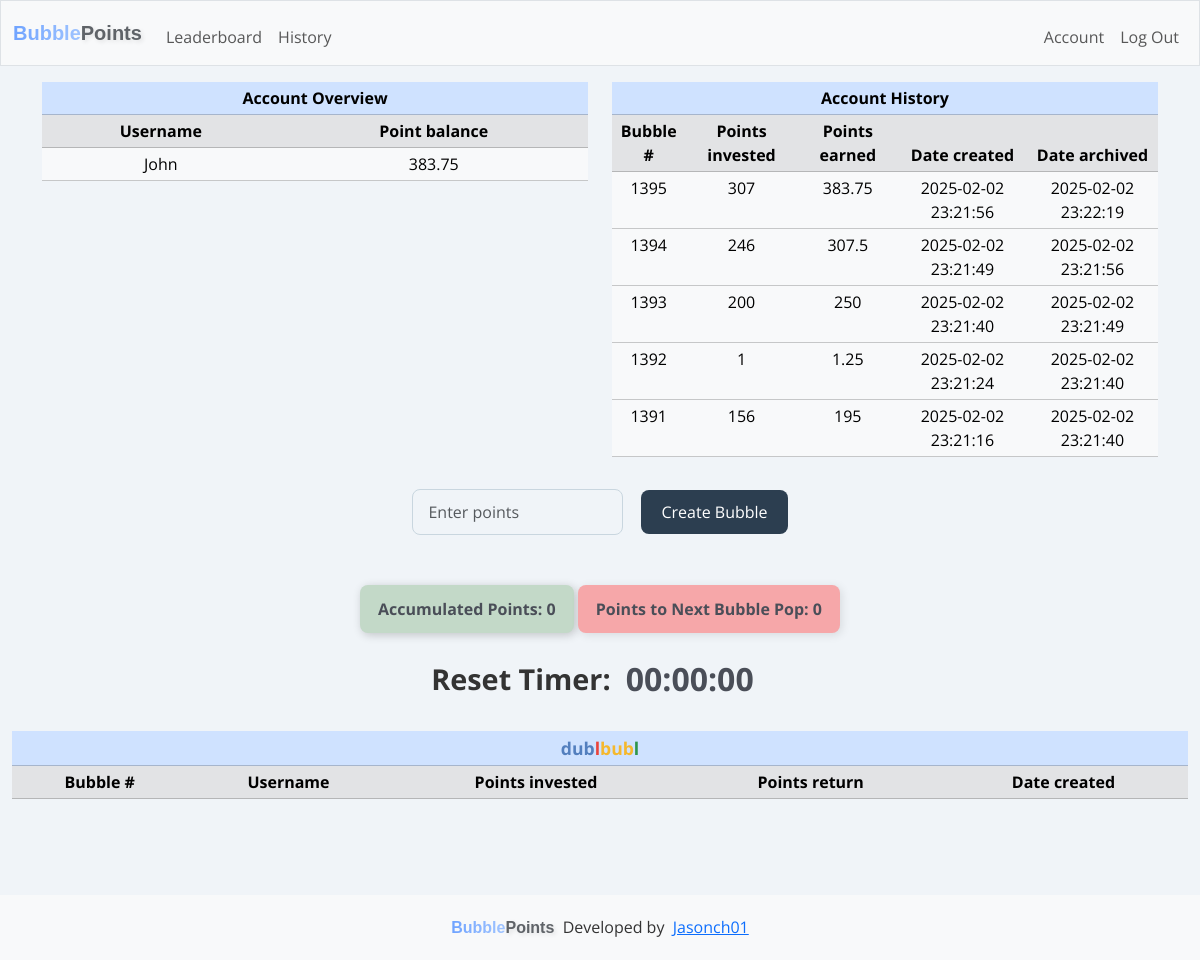
The app's page / (signed in), older data.
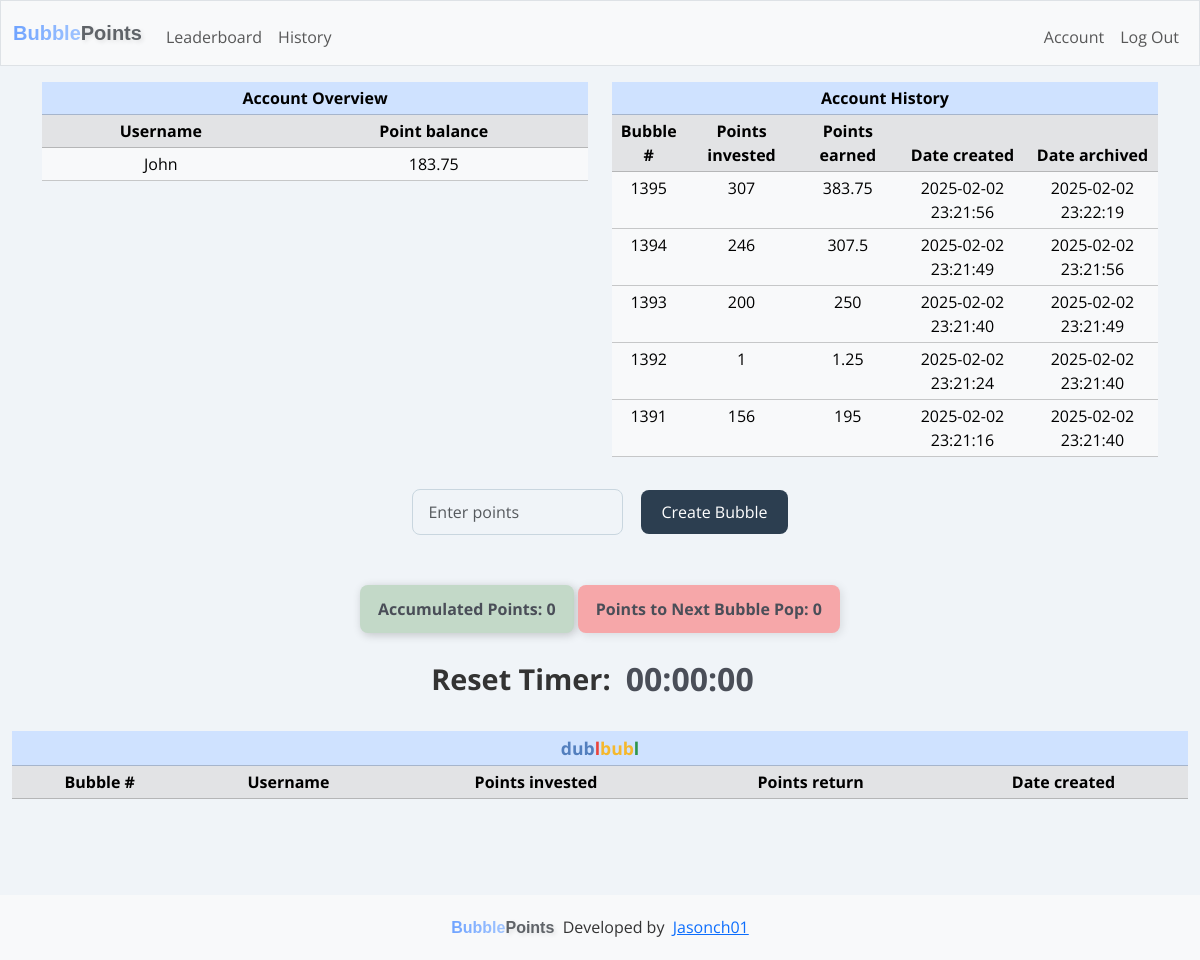
The same page, newer data.
### tables this page shows
CREATE TABLE users (
        id INTEGER PRIMARY KEY AUTOINCREMENT NOT NULL,
        username TEXT NOT NULL,
        hash TEXT NOT NULL,
        points INTEGER NOT NULL DEFAULT 1000,
        total_points_earned INTEGER NOT NULL DEFAULT 0,
        email TEXT UNIQUE
    );

CREATE TABLE dublbubl_history (
        history_id INTEGER PRIMARY KEY AUTOINCREMENT NOT NULL,
        user_id INTEGER NOT NULL,
        username TEXT NOT NULL,       
        row_id INTEGER NOT NULL,
        creator_id INTEGER NOT NULL,
        creator_username TEXT NOT NULL,
        points_in INTEGER NOT NULL,
        points_out INTEGER NOT NULL,
        date_created TEXT NOT NULL,
        date_archived TEXT NOT NULL
    );

CREATE TABLE points_tracker (
            tracker_id INTEGER PRIMARY KEY AUTOINCREMENT NOT NULL,
            current_points_in INTEGER NOT NULL,
            date_created TEXT NOT NULL        
        );

### app.py (the view)
@app.route("/", methods=["GET", "POST"])
def index():
    start_timer()
    try:
        dublbubl = cur.execute("SELECT * FROM dublbubl").fetchall()
        rows_per_page = 20
        page = request.args.get("page", 1, type=int)
        offset = (page - 1) * rows_per_page
        dublbubl = cur.execute("""
            SELECT * FROM dublbubl
            ORDER BY row_id ASC
            LIMIT ? OFFSET ?
        """, (rows_per_page, offset)).fetchall()
        total_rows = cur.execute("SELECT COUNT(*) FROM dublbubl").fetchone()[0]
        total_pages = (total_rows + rows_per_page - 1) // rows_per_page
        current_points_in = cur.execute("SELECT current_points_in FROM points_tracker").fetchone()
        oldest_row_points_out = cur.execute("SELECT points_out FROM dublbubl ORDER BY row_id ASC LIMIT 1").fetchone()
        user_id = session.get("user_id")
        if user_id:
            user = cur.execute("SELECT * FROM users WHERE id = ?", (user_id,)).fetchall()
            user_history = cur.execute("SELECT * FROM dublbubl_history WHERE creator_id = ? ORDER BY row_id DESC LIMIT 5", (user_id,)).fetchall()
        else:
            user = None
            user_history = None
    except sqlite3.OperationalError as e:
        print("Error: dublbubl_history table does not exist, creating it.")
        init_db()
    if current_points_in is None or oldest_row_points_out is None:
        print("Error: current_points_in or oldest_row_points_out is None.")
        points_in_required = 0  # Default value
    else:
        points_in_required = oldest_row_points_out[0] - current_points_in[0]
    socketio.emit("update_points_info", {
        "current_points_in": current_points_in[0],  # Emitting the actual points_in value
        "points_in_required": points_in_required  # Emitting the calculated points_in_required
    })  # Broadcasts to all connected clients
    points = request.form.get("points")
    current_date = datetime.datetime.now().strftime("%Y-%m-%d %H:%M:%S")
    message = None
    if request.method == "POST":
        if user_id is None:
            return render_template("login.html", message="You must be logged in to create a bubble")
        if not points:
            return render_template("index.html", message="No points entered",
                           current_points_in=current_points_in, points_in_required=points_in_required, user=user,
                           user_history=user_history, page=page, total_rows=total_rows, total_pages=total_pages)
        try:
            points = int(points)
        except ValueError:
            return render_template("index.html", message="Invalid Input",
                           current_points_in=current_points_in, points_in_required=points_in_required, user=user,
                           user_history=user_history, page=page, total_rows=total_rows, total_pages=total_pages)
        if points is None:
            return "Invalid Input"
        elif points <= 0 or points > 10000:
            print(f"current_points_in: {current_points_in}, points_in_required: {points_in_required}")
            print(f"User fetched: {user}")
            return render_template("index.html", message="Points must be between 1 and 10000",
                           current_points_in=current_points_in, points_in_required=points_in_required, user=user,
                           user_history=user_history, page=page, total_rows=total_rows, total_pages=total_pages)
        user_id = session["user_id"]
        user = cur.execute("SELECT * FROM users WHERE id = ?", (user_id,)).fetchone()
        current_points = cur.execute("SELECT points FROM users WHERE id = ?", (user[0],)).fetchone()
        current_points = current_points[0] if current_points else 0  # Default to 0 if no value exists
        if current_points < points:
            user = cur.execute("SELECT * FROM users WHERE id = ?", (user_id,)).fetchall()
            return render_template("index.html", message="Not enough points",
                           current_points_in=current_points_in, points_in_required=points_in_required, user=user,
                           user_history=user_history, page=page, total_rows=total_rows, total_pages=total_pages)
        try:
            if points >= 10000:
                points_out = points * 2  # If points are 10,000 or more, multiply by 2
            elif points >= 5000:
                points_out = points * 1.75  # If points are 5,000 or more but less than 10,000, multiply by 1.75
            elif points >= 1000:
                points_out = points * 1.5  # If points are 1,000 or more but less than 10,000, multiply by 1.5
            else:
                points_out = points * 1.25  # Otherwise, points_out equals points_in (e.g., for smaller amounts)
            cur.execute("""
            INSERT INTO dublbubl (row_id, user_id, username, points_in, points_out, date_created)
            VALUES (?, ?, ?, ?, ?, ?)
            """, (None, user[0], user[1], points, (points_out), current_date))
            con.commit()
            updated_rows = cur.execute("""
                SELECT * FROM dublbubl
                ORDER BY row_id ASC
                LIMIT ? OFFSET ?
            """, (rows_per_page, offset)).fetchall()
            socketio.emit("update_table", {"rows": updated_rows, "page": page})
            total_points = current_points - points
            if total_points < 0:
                return "Error: Insufficient points balance."
            cur.execute("UPDATE users SET points = ? WHERE id = ?", (total_points, user[0]))
            con.commit()
            socketio.emit("update_point_balance", {
                "point_balance": total_points  # Emitting only the total points balance
            }, room=user[0])  # Emits only to the specific user
            print(f"Emitting update to room: {user[0]} with new balance: {total_points}")
        except Exception as e:
            print(f"Error inserting row into dublbubl: {e}")
            con.rollback()
        current_points_in = cur.execute("SELECT current_points_in FROM points_tracker").fetchone()
        row_count = cur.execute("SELECT COUNT(*) FROM dublbubl").fetchone()[0]
        print(f"Number of rows in dublbubl: {row_count}")
        if row_count > 1:
            if current_points_in:
                new_points_in = current_points_in[0] + points
                cur.execute("UPDATE points_tracker SET current_points_in = ?, date_created = ?", (new_points_in, current_date))
            else:
                cur.execute("INSERT INTO points_tracker (current_points_in, date_created) VALUES (?, ?)", (points, current_date))
            con.commit()
        else:
            new_points_in = current_points_in[0] if current_points_in else 0
            print(f"New points in is { new_points_in }")
        oldest_row_points_out = cur.execute("SELECT points_out FROM dublbubl ORDER BY row_id ASC LIMIT 1").fetchone()
        print(f"Oldest row points out: {oldest_row_points_out[0]}")
        if oldest_row_points_out is None:
            print("No rows found in dublbubl. Exiting loop.")
        else:
            while new_points_in >= oldest_row_points_out[0]:
                oldest_row_id = cur.execute("SELECT row_id FROM dublbubl ORDER BY row_id ASC LIMIT 1").fetchone()
                oldest_row = cur.execute("SELECT * FROM dublbubl ORDER BY row_id ASC LIMIT 1").fetchone()
                if oldest_row is not None:
                        current_total_points = cur.execute("SELECT total_points_earned FROM users WHERE id = ?", (oldest_row[1],)).fetchone()
                        if current_total_points is None:
                            print("No points found for this user.")
                            current_total_points = 0  # Default to 0 if no value exists
                        else:
                            current_total_points = current_total_points[0]  # Extract the value from the tuple
                        print(f"Current total points: {current_total_points}")
                        points = cur.execute("SELECT points FROM users WHERE id = ?", (oldest_row[1],)).fetchone()
                        if points is None:
                            print("No points balance found for this user.")
                            points = 0  # Default to 0 if no value exists
                        else:
                            points = points[0]  # Extract the value from the tuple
                        print(f"User's point balance: {points}")
                else:
                    print("Oldest row is None, skipping points check.")
                if oldest_row:
                    cur.execute("""
                    INSERT INTO dublbubl_history (user_id, username, row_id, creator_id, creator_username, points_in, points_out, date_created, date_archived)
                    VALUES (?, ? ,?, ?, ? ,?, ?, ?, ?)
                    """, (user[0], user[1], oldest_row[0], oldest_row[1], oldest_row[2], oldest_row[3], oldest_row[4], oldest_row[5], current_date))
                    con.commit()
                    updated_user_history = cur.execute("""
                        SELECT * FROM dublbubl_history
                        WHERE creator_id = ?
                        ORDER BY row_id DESC
                        LIMIT 5
                    """, (user[0],)).fetchall()
                    print(f"Checking user[0]: {user[0]}")
                    print(f"Fetching history for creator_id: {user[0]}")
                    print("Fetched history:", updated_user_history)
                    socketio.emit("update_user_history", {
                        "history": [
                            {
                                "bubble_number": row[3],
                                "points_invested": row[6],
                                "points_earned": row[7],
                                "created_on": row[8],
                                "archived_on": row[9]
                            } for row in updated_user_history
                        ]
                    }, room=user[0])  # Emits only to the specific user
                    print(f"Emitting update to room: {user[0]} with updated user history: {oldest_row[4]}")
                    total_points_earned = current_total_points + oldest_row[4]
                    cur.execute("UPDATE users SET total_points_earned = ? WHERE id = ?", (total_points_earned, oldest_row[1]))
                    con.commit()
                    total_points = points + oldest_row[4]
                    cur.execute("UPDATE users SET points = ? WHERE id = ?", (total_points, oldest_row[1]))
                    con.commit()
                    current_total_points = total_points_earned
                    updated_total_points = cur.execute("SELECT points FROM users WHERE id = ?",(user_id,)).fetchone()
                    updated_total_points = updated_total_points[0] if updated_total_points else 0
                    socketio.emit("update_point_balance", {
                        "point_balance": updated_total_points  # Only emitting the total points balance
                    }, room=user_id)  # Emits only to the specific user
                    print(f"Emitting update to room: {user_id} with new balance: {updated_total_points}")
                if oldest_row_id is not None:
                    cur.execute("DELETE FROM dublbubl WHERE row_id = ?", (oldest_row_id[0],))
                    con.commit()
                else:
                    print("Error: oldest_row_id is None, unable to delete row.")
                remaining_points_in = new_points_in - oldest_row_points_out[0]
                cur.execute("UPDATE points_tracker SET current_points_in = ?, date_created = ?", (remaining_points_in, current_date))
                con.commit()
                updated_rows = cur.execute("""
                    SELECT * FROM dublbubl
                    ORDER BY row_id ASC
                    LIMIT ? OFFSET ?
                """, (rows_per_page, offset)).fetchall()
                socketio.emit("update_table", {"rows": updated_rows, "page": page})
                print(f"Emitting updated rows to room: {user[0]}")
                new_points_in = remaining_points_in
                oldest_row_points_out = cur.execute("SELECT points_out FROM dublbubl ORDER BY row_id ASC LIMIT 1").fetchone()
                if new_points_in <= 0 or oldest_row_points_out is None:
                    print("No more rows in dublbubl. Exiting loop.")
                    break
        return redirect("/")
    else:
        return render_template('index.html', dublbubl=dublbubl, user=user, message=message, current_points_in=current_points_in, points_in_required=points_in_required, user_history=user_history, page=page, total_rows=total_rows, total_pages=total_pages)

### templates/index.html (shortened to what this page needs)
{% extends "layout.html" %}
{% block main %}
{% if session["user_id"] %}
<div class="container text-center dashboard">
  <div class="row justify-content-center">
    <div class="col">
      <table class="table table-responsive table-sm account-overview">
        <thead class="table-primary">
          <tr class="table-primary">
            <th class="table-primary" colspan="2">Account Overview</th>
          </tr>
        </thead>
        <thead class="table-light">
          <tr class="table-secondary">
            <th class="table-secondary">Username</th>
            <th class="table-secondary">Point balance</th>
          </tr>
        </thead>
        <tbody id="point-balance">
          {% for user in user %}
          <tr class="table-light" data-user-id="{{ user[0] }}">
            <td class="table-light">{{ user[1] }}</td>
            <td class="table-light">{{ user[3] }}</td>
          </tr>
          {% endfor %}
        </tbody>
      </table>
    </div>
    <div class="col">
      <table class="table table-responsive table-sm account-history">
        <thead class="table-primary">
          <tr class="table-primary">
            <th class="table-primary" colspan="5">Account History</th>
          </tr>
        </thead>
        <thead class="table-secondary">
          <tr class="table-secondary">
            <th>Bubble #</th>
            <th>Points invested</th>
            <th>Points earned</th>
            <th>Date created</th>
            <th>Date archived</th>
          </tr>
        </thead>
        <tbody id="user-history">
          {% for user in user_history %}
          <tr class="table-light">
            <td>{{ user[3] }}</td>
            <td>{{ user[6] }}</td>
            <td>{{ user[7] }}</td>
            <td>{{ user[8] }}</td>
            <td>{{ user[9] }}</td>
          </tr>
          {% endfor %}
        </tbody>
      </table>
    </div>
  </div>
</div>
<form action="/" method="post" class="d-flex justify-content-center align-items-center">
  <input class="form-control me-2 w-auto" name="points" placeholder="Enter points" type="number">
  <button class="btn btn-primary" type="submit">Create Bubble</button>
</form>
{% endif %}
<div class="tracker text-center">
  <p id="current_points_in">Accumulated Points: {{ current_points_in[0] }}</p>
  <p id="points_in_required">Points to Next Bubble Pop: {{ points_in_required }}</p>
  <div class="timer-container">
      <span class="reset-timer-text">Reset Timer: </span>
      <span id="countdown_timer" class="low-time">00:00:00</span>
  </div>
</div>
<table class="table table-success table-sm text-center">
  <thead class="table-primary">
    <tr class="table-primary">
      <th class="table-primary" colspan="5"><div class="table-header"><span class="blue">dub</span><span class="red">l</span><span class="yellow">bub</span><span class="green">l</span></div></th>
    </tr>
  </thead>
  <thead>
    <tr class="table-secondary">
      <th>Bubble #</th>
      <th>Username</th>
      <th>Points invested</th>
      <th>Points return</th>
      <th>Date created</th>
    </tr>
  </thead>
</table>
{% endblock %}

Row changes from the older to the newer data that the page shows:
changed users "John": points "383.75" → "183.75"
